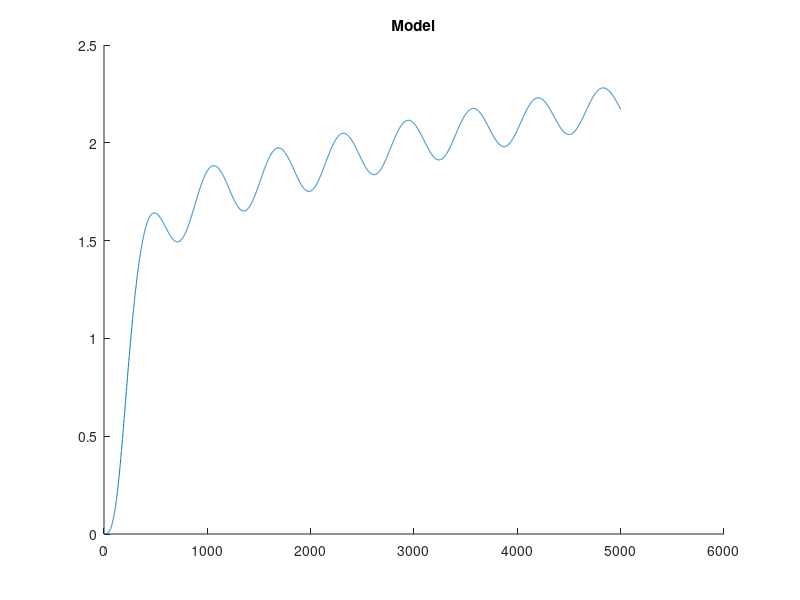
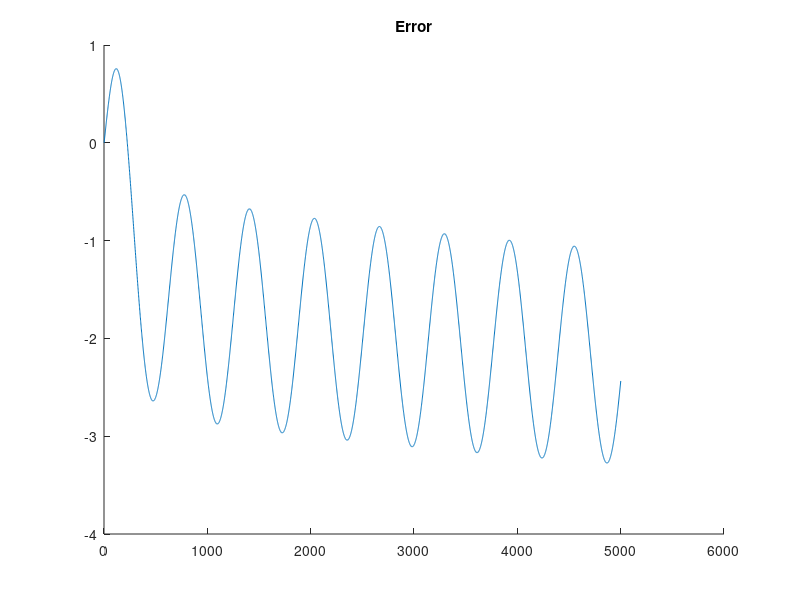
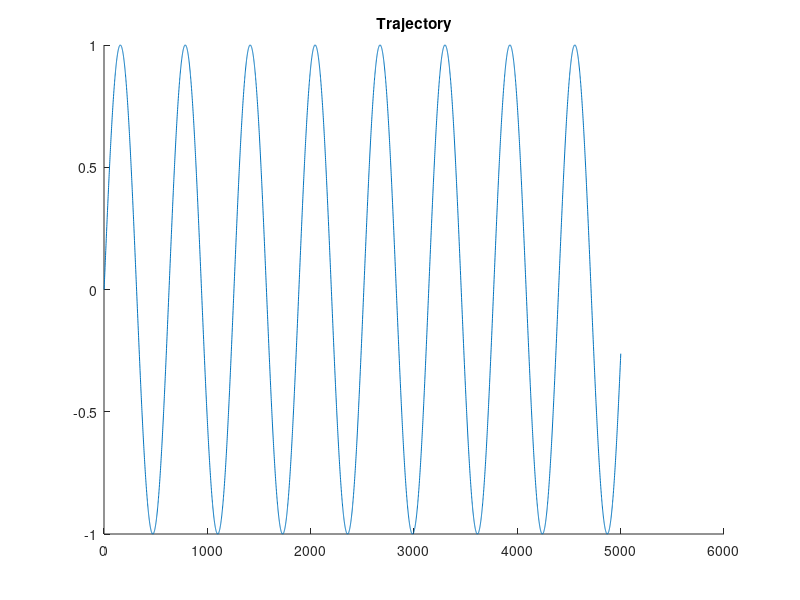

Reproduce these figures in MATLAB, in order.
% author: Mesih Veysi Kılınç
% date:   11-07-2019
% title:  Naive Controller Simulation of system: m(1+q*q)qddot+bq*qdot=u
clc
clear all

%model parameters
m = 1.5; b = 2;

%gains
kv = 100; kp = 100;

q = 0;  qdot = 0; qddot = 0;
yd = 5; ydot = 0; yddot = 0;
e = yd-q; edot = 0; eddot = 0; 

%for ploting
index = 1;
qp = []; qdotp = []; qddotp = [];
ep = []; edotp = []; eddotp = [];
ydp = []; ydotp = []; yddotp = [];

step = 0.01;
for t=0:step:50
  
  %desired trajectory
  yd = sin(t);
  ydot = cos(t);
  yddot = -sin(t);
  
  %errors
  e = yd - q;
  edot = ydot - qdot;
  eddot = yddot - qddot;
  
  %control signal
  %u = m*yddot + kv*edot +kp*e;
  u = yd;
  %model
  qddot = (u-(b*q*qdot))/(m*(1+q*q));
  
  %integrate
  qdot = qdot + qddot*step;
  q  = q  + qdot*step;
  
  %for plotting
  qp(index) = q;
  qdotp(index) = qdot;
  qddotp(index) = qddot;
  ep(index) = e;
  edotp(index) = edot;
  eddotp(index) = eddot;
  ydp(index) = yd;
  ydotp(index) = ydot;
  yddotp(index) = yddot;
  index = index+1;
endfor

figure(1)
hold on;
plot(qp);
%plot(qdotp);
%plot(qddotp);
%legend("y", "y'", "y''");
title("Model");

figure(2)
hold on;
plot(ep)
%plot(edotp)
%plot(eddotp)
%legend("e", "e'", "e''");
title("Error");

figure(3)
hold on;
plot(ydp)
%plot(ydotp)
%plot(yddotp)
%legend("yd", "yd'", "yd''");
title("Trajectory");
